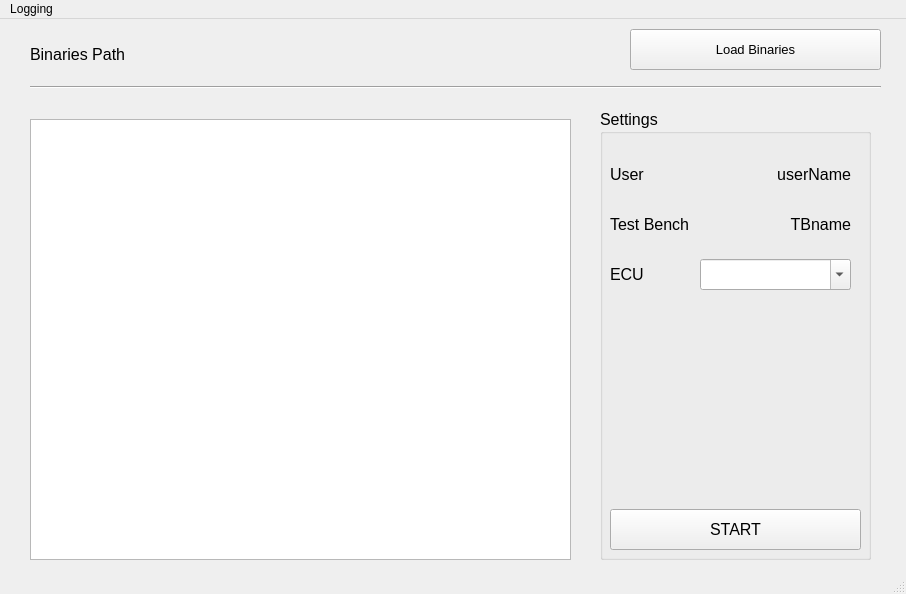
<?xml version="1.0" encoding="UTF-8"?>
<ui version="4.0">
 <class>Flashtool</class>
 <widget class="QMainWindow" name="Flashtool">
  <property name="enabled">
   <bool>true</bool>
  </property>
  <property name="geometry">
   <rect>
    <x>0</x>
    <y>0</y>
    <width>906</width>
    <height>594</height>
   </rect>
  </property>
  <property name="sizePolicy">
   <sizepolicy hsizetype="Fixed" vsizetype="Fixed">
    <horstretch>0</horstretch>
    <verstretch>0</verstretch>
   </sizepolicy>
  </property>
  <property name="minimumSize">
   <size>
    <width>906</width>
    <height>594</height>
   </size>
  </property>
  <property name="maximumSize">
   <size>
    <width>906</width>
    <height>594</height>
   </size>
  </property>
  <property name="windowTitle">
   <string>FlashTool</string>
  </property>
  <property name="windowIcon">
   <iconset>
    <normaloff>flash.ico</normaloff>flash.ico</iconset>
  </property>
  <property name="animated">
   <bool>false</bool>
  </property>
  <widget class="QWidget" name="centralwidget">
   <widget class="Line" name="line">
    <property name="geometry">
     <rect>
      <x>30</x>
      <y>60</y>
      <width>851</width>
      <height>16</height>
     </rect>
    </property>
    <property name="orientation">
     <enum>Qt::Horizontal</enum>
    </property>
   </widget>
   <widget class="QPushButton" name="loadBinaries">
    <property name="geometry">
     <rect>
      <x>630</x>
      <y>10</y>
      <width>251</width>
      <height>41</height>
     </rect>
    </property>
    <property name="font">
     <font>
      <pointsize>10</pointsize>
     </font>
    </property>
    <property name="text">
     <string>Load Binaries</string>
    </property>
   </widget>
   <widget class="QLabel" name="pathToBinaries">
    <property name="geometry">
     <rect>
      <x>30</x>
      <y>20</y>
      <width>511</width>
      <height>31</height>
     </rect>
    </property>
    <property name="sizePolicy">
     <sizepolicy hsizetype="Preferred" vsizetype="Preferred">
      <horstretch>0</horstretch>
      <verstretch>0</verstretch>
     </sizepolicy>
    </property>
    <property name="font">
     <font>
      <pointsize>12</pointsize>
     </font>
    </property>
    <property name="text">
     <string>Binaries Path</string>
    </property>
   </widget>
   <widget class="QTreeView" name="treeView">
    <property name="geometry">
     <rect>
      <x>30</x>
      <y>100</y>
      <width>541</width>
      <height>441</height>
     </rect>
    </property>
    <property name="sizePolicy">
     <sizepolicy hsizetype="Fixed" vsizetype="Fixed">
      <horstretch>0</horstretch>
      <verstretch>0</verstretch>
     </sizepolicy>
    </property>
   </widget>
   <widget class="QGroupBox" name="groupBox">
    <property name="geometry">
     <rect>
      <x>600</x>
      <y>90</y>
      <width>271</width>
      <height>451</height>
     </rect>
    </property>
    <property name="font">
     <font>
      <pointsize>12</pointsize>
     </font>
    </property>
    <property name="title">
     <string>Settings</string>
    </property>
    <widget class="QLabel" name="label">
     <property name="geometry">
      <rect>
       <x>10</x>
       <y>50</y>
       <width>101</width>
       <height>31</height>
      </rect>
     </property>
     <property name="text">
      <string>User</string>
     </property>
    </widget>
    <widget class="QLabel" name="label_2">
     <property name="geometry">
      <rect>
       <x>10</x>
       <y>100</y>
       <width>101</width>
       <height>31</height>
      </rect>
     </property>
     <property name="text">
      <string>Test Bench</string>
     </property>
    </widget>
    <widget class="QLabel" name="label_3">
     <property name="geometry">
      <rect>
       <x>10</x>
       <y>150</y>
       <width>61</width>
       <height>31</height>
      </rect>
     </property>
     <property name="text">
      <string>ECU</string>
     </property>
    </widget>
    <widget class="QComboBox" name="ECUSelect">
     <property name="geometry">
      <rect>
       <x>100</x>
       <y>150</y>
       <width>151</width>
       <height>31</height>
      </rect>
     </property>
     <property name="editable">
      <bool>true</bool>
     </property>
    </widget>
    <widget class="QLabel" name="user_label">
     <property name="geometry">
      <rect>
       <x>130</x>
       <y>50</y>
       <width>121</width>
       <height>31</height>
      </rect>
     </property>
     <property name="text">
      <string>userName</string>
     </property>
     <property name="alignment">
      <set>Qt::AlignRight|Qt::AlignTrailing|Qt::AlignVCenter</set>
     </property>
    </widget>
    <widget class="QLabel" name="tb_label">
     <property name="geometry">
      <rect>
       <x>130</x>
       <y>100</y>
       <width>121</width>
       <height>31</height>
      </rect>
     </property>
     <property name="text">
      <string>TBname</string>
     </property>
     <property name="alignment">
      <set>Qt::AlignRight|Qt::AlignTrailing|Qt::AlignVCenter</set>
     </property>
    </widget>
    <widget class="QPushButton" name="StartBtn">
     <property name="geometry">
      <rect>
       <x>10</x>
       <y>400</y>
       <width>251</width>
       <height>41</height>
      </rect>
     </property>
     <property name="text">
      <string>START</string>
     </property>
     <property name="checkable">
      <bool>false</bool>
     </property>
     <property name="autoDefault">
      <bool>false</bool>
     </property>
     <property name="default">
      <bool>false</bool>
     </property>
     <property name="flat">
      <bool>false</bool>
     </property>
    </widget>
   </widget>
  </widget>
  <widget class="QMenuBar" name="menubar">
   <property name="geometry">
    <rect>
     <x>0</x>
     <y>0</y>
     <width>906</width>
     <height>21</height>
    </rect>
   </property>
   <widget class="QMenu" name="menuLogging">
    <property name="title">
     <string>Logging</string>
    </property>
    <addaction name="actionOpen_Log"/>
   </widget>
   <addaction name="menuLogging"/>
  </widget>
  <widget class="QStatusBar" name="statusbar"/>
  <action name="actionOpen_Log">
   <property name="text">
    <string>Open Log</string>
   </property>
   <property name="font">
    <font>
     <weight>75</weight>
     <bold>true</bold>
     <strikeout>false</strikeout>
    </font>
   </property>
  </action>
 </widget>
 <resources/>
 <connections/>
</ui>
